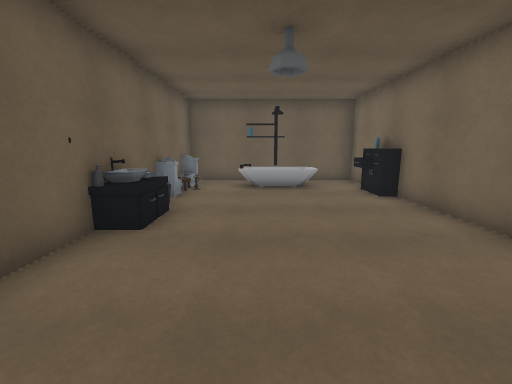
view 1 (above)

19 first-person views from a walk through a scene from a Unity 3-D project. The camera is 1.4 m above the floor, tilts 10° down and sees 90° across. Doors are open. The floor is counted in squares, 0.95 m on a side. Each view is taken from the middle of a square. On the plan, view 1 faces up. The plan holds only what a view shows up to about 13 squares ahead; the rest is blank. The place goes on beyond the plan. The player character is not drawn. Some surface patterns are stand-ins.

view 2
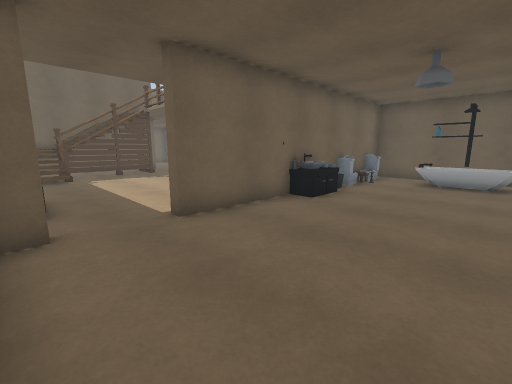

view 3
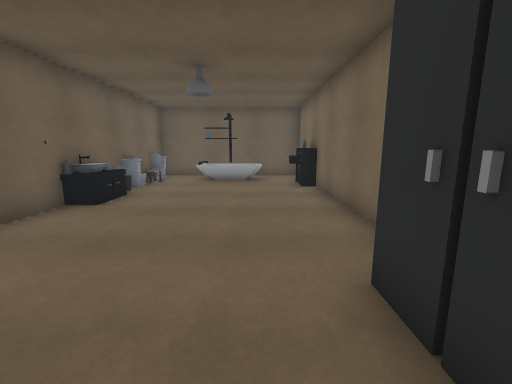

view 4
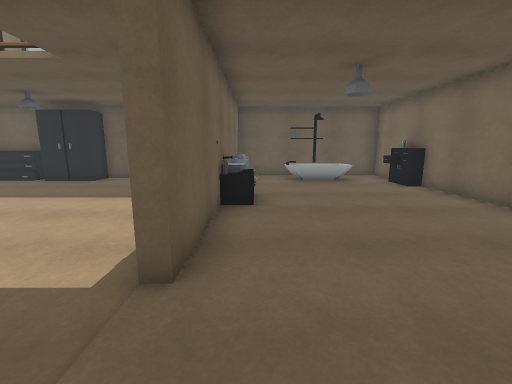

view 5
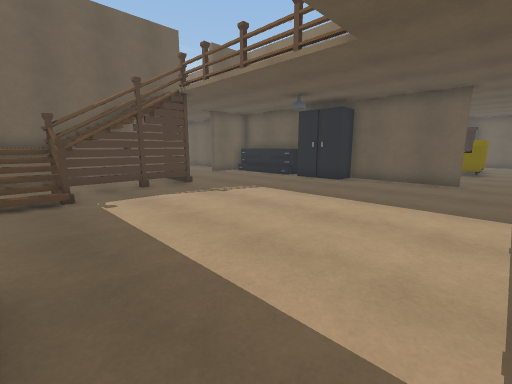

view 6
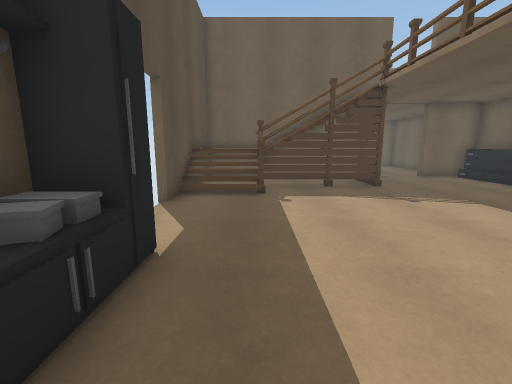

view 7
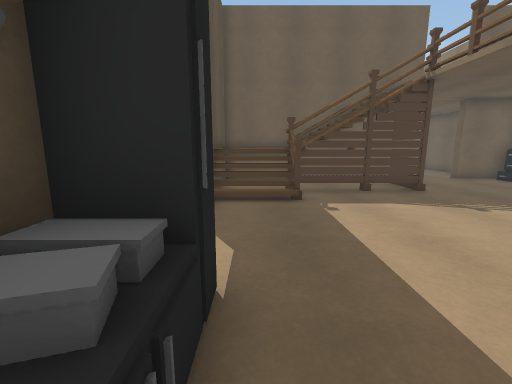

view 8
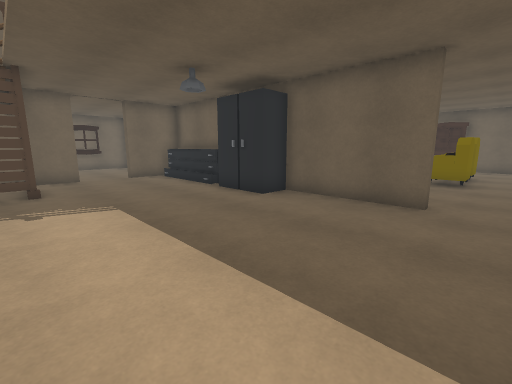

view 9
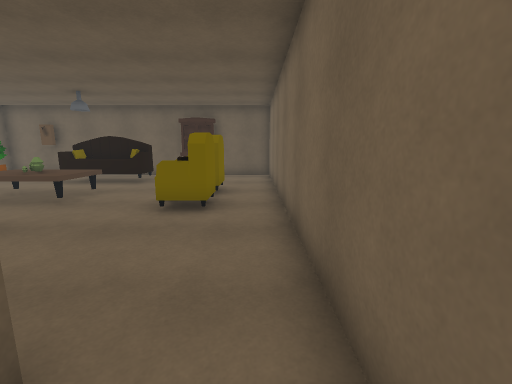

view 10
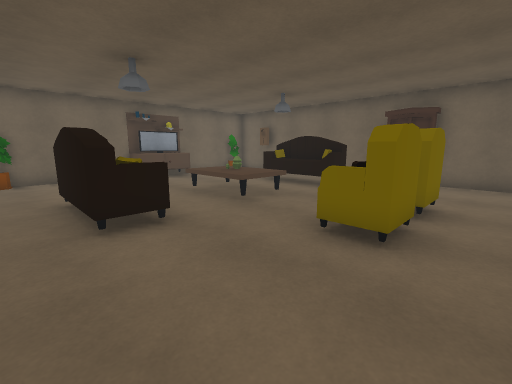

view 11
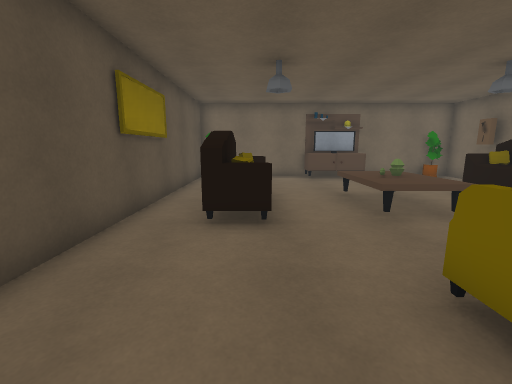

view 12
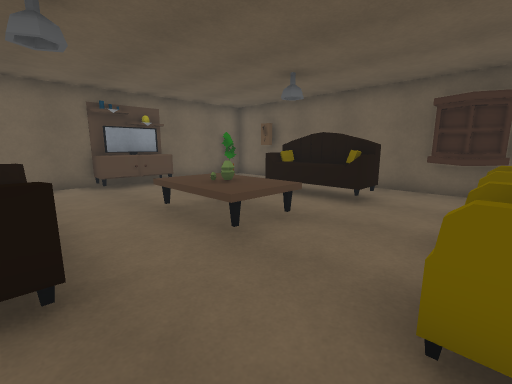

view 13
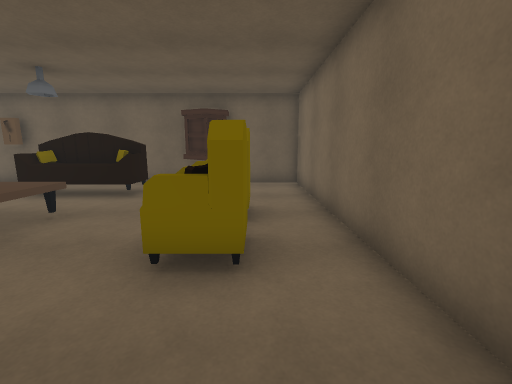

view 14
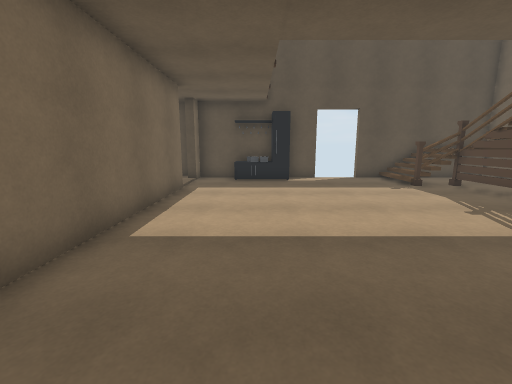

view 15
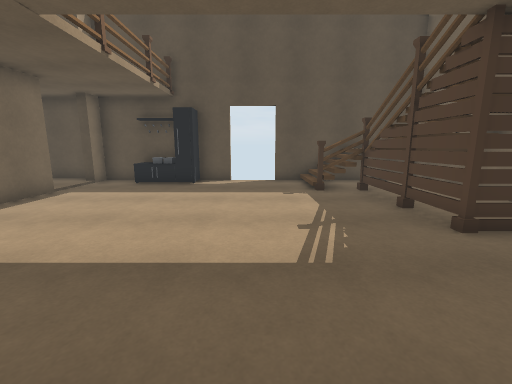

view 16
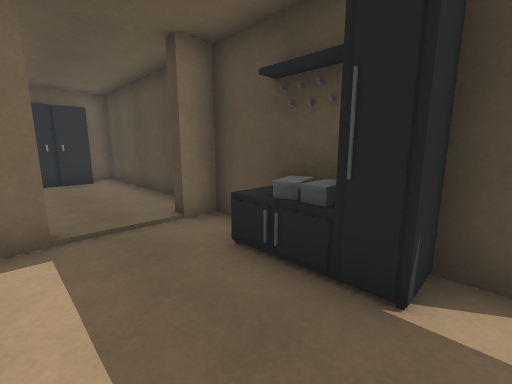

view 17
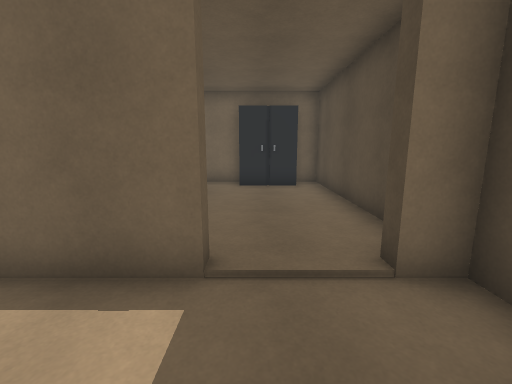

view 18
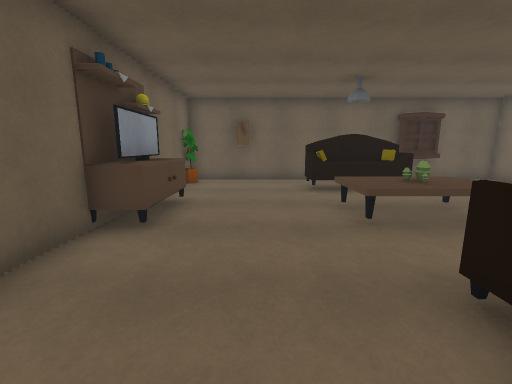

view 19
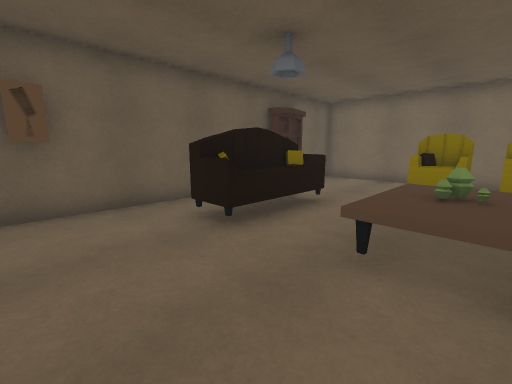

### Floor plan
Key: @ floor where view 1 was taken; # wall or solid block; x gap in a wall; . floor; / step, stairs or slope; D open door; = window, fence, low wall or low ledge; ^ raised ledge; T thing the floor can be seen under or through; O other object.
Columns run from 18 left of view 1 to 5 right of it. Each row starts with its distance up from view 1.
 24  ###############
 23  #.........##..#
 22  #....####.....#
 21  #....^^^^.....#
 20  #.............#
 19  #^.........=#.#
 18  #^...^^^^..^x.#
 17  #^...^^^^..^x.#
 16  #..........=#.#
 15  #.............#
 14  #....^^^^.....#
 13  #....^##^..D..#
 12  #..........D..#########
 11  ############..#.......#
 10  #^^^^###......#..=#=..#
  9  #.............#O.===.##
  8 DD.............#......##
  7 DD.............#.......#
  6  #.............#^......#
  5  #.TT..........#=......#
  4  #D.T..........#.......#
  3  #..T..........#.......#
  2  #..T..........#.......#
  1  #  T..........#.......#
  0  #  #O/........D..@...##
 -1  #   //D.......D......##
 -2  #  ///D...#^^.#.......#
 -3  ######x x##############

Positions as (right, up) in squares from view 1, and headings:
1: (0, 0), facing up
2: (2, -2), facing up-left
3: (2, -2), facing up
4: (-2, -2), facing up
5: (-4, -1), facing up-left
6: (-4, 0), facing left
7: (-5, -1), facing left
8: (-4, 4), facing up-left
9: (-4, 10), facing up
10: (-4, 12), facing up-left
11: (-4, 14), facing left
12: (-6, 14), facing up-left
13: (-5, 13), facing up
14: (-6, 10), facing down
15: (-10, 9), facing down
16: (-8, 1), facing down-right
17: (-6, 0), facing right
18: (-14, 12), facing up
19: (-15, 17), facing up-right
